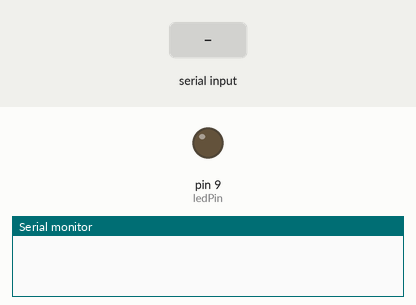
Recording of a sketch running on a simulated Arduino Uno, built with avr-gcc and run on an emulated ATmega328P. On the bench: output pins drawn as LEDs (lit = HIGH), the last lines printed to the serial monitor. The test bench sets the inputs (shaded band).

Above: at 1.2 s.
1.3 s: "90,45\n" received over Serial
At 2.0 s:
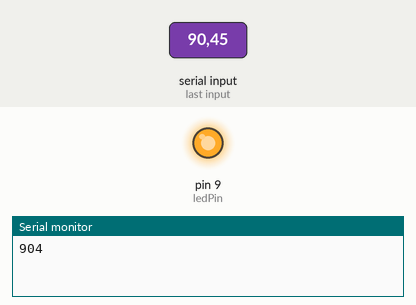
2.8 s: "30,150\n" received over Serial
At 3.2 s:
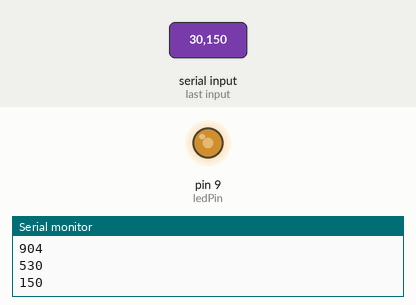
4.3 s: "200\n" received over Serial
At 5.4 s:
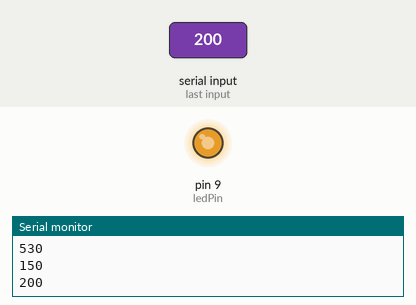
Timing chart, 0 to 7.3 s (numbered marks = the images above; inputs shaded):
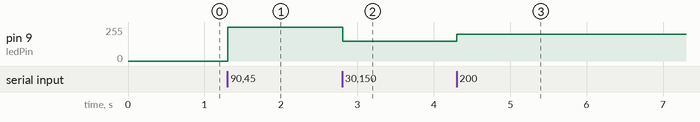

The sketch:

sk_3.ino
```cpp
const int ledPin = 9;      // the pin that the LED is attached to

void setup() {
  // initialize the serial communication:
  Serial.begin(9600);
  // initialize the ledPin as an output:
  pinMode(ledPin, OUTPUT);
}

void loop() {
  String res;

  if (Serial.available()) {

    int i = 0;
    int brightness = 0;
    while( i < 3){

      int value = (int) (Serial.read() - '0');

      if(value >= 0) {
        brightness = brightness * 10 + value;
        i++;
      }

    }

    Serial.println(brightness);
    analogWrite(ledPin, brightness);
  }

  delay(2);
}
```

Measured:
- after the input at 1.3 s, pin 9 (ledPin): 0/255 → 255/255 at once
- after the input at 2.8 s, pin 9 (ledPin): 255/255 → 150/255 at once
- after the input at 4.3 s, pin 9 (ledPin): 150/255 → 200/255 at once
